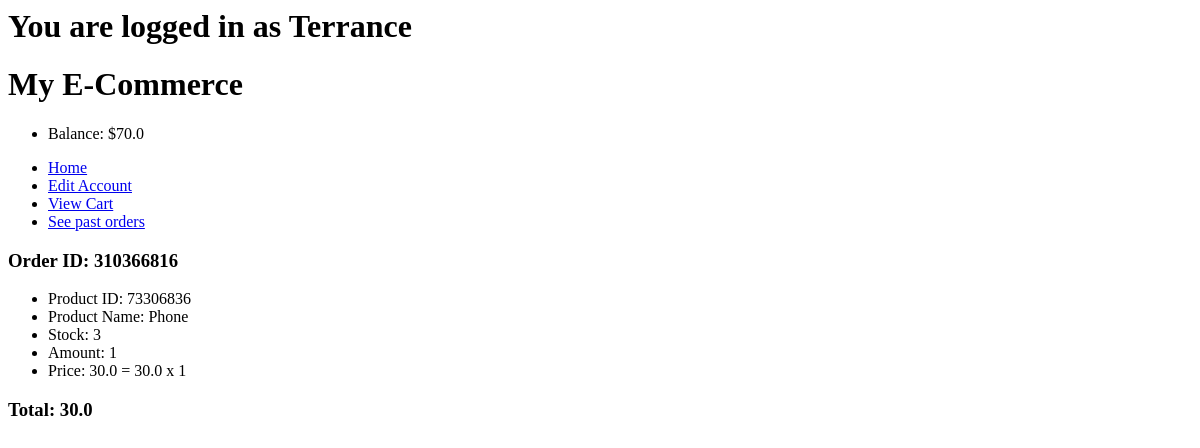
Page /925122535/buy/orders on the committed database.
### main/models.py (models this page shows, shortened)
class User(models.Model):
    userID = models.BigIntegerField(primary_key=True)
    username = models.CharField(max_length=50, unique=True)
    password = models.CharField(max_length=200)
    email = models.EmailField()
    role = models.SmallIntegerField()
    balance = models.FloatField(default=0)
    approved = models.BooleanField(default=False)

class Order(models.Model):
    orderID = models.BigIntegerField()
    buyer = models.ForeignKey(User, on_delete=models.CASCADE)
    date_bought=models.DateField(default=date.today())
    item = models.ForeignKey(Item, on_delete=models.CASCADE)
    amount = models.IntegerField()
    price = models.FloatField()
    totalPrice = models.FloatField(default=0.0)

class Item(models.Model):
    itemID = models.BigIntegerField(primary_key=True)
    name = models.CharField(max_length=200)
    category = models.CharField(max_length=100)
    image = models.ImageField(upload_to='main/static/images', default='p')
    description = models.CharField(max_length=300)
    price = models.FloatField(default=0.0)
    stock = models.IntegerField(default=0)
    seller = models.ForeignKey(User, on_delete=models.CASCADE)
    date_added=models.DateField(default=date.today())
    approved = models.BooleanField(default=False)

### main/views.py (the view)
# urls.py: path("buy/orders", views.viewOrders, name="viewCart"),
def viewOrders(request, UserID=0):
    userData = User.objects.get(userID=UserID)
    if(userData.role == 0):
        messages.add_message(request, messages.SUCCESS, "This account was rejected by an admin. Please create a new account")
        userData.delete()
    order = Order.objects.filter(buyer=userData)
    return render(request, "seeOrders.html", context={"userData":userData, "order":order})

### main/templates/seeOrders.html (shortened to what this page needs)
{% extends "base.html" %}
{%block content%}
    <h3>Order ID: {{order.first.orderID}}</h3>
    {%for item in order.all%}
        <ul>
            <li>Product ID: {{item.item.itemID}}</li>
            <li>Product Name: {{item.item.name}}</li>
            <li>Stock: {{item.item.stock}}</li>
            <li>Amount: {{item.amount}}</li>
            <li>Price: {{item.price}} = {{item.item.price}} x {{item.amount}}</li>
        </ul>
    {%endfor%}
    <h3>Total: {{order.first.totalPrice}}</h3>
{%endblock content%}

### main/templates/base.html (shortened to what this page needs)
{% load static %}
<link rel="stylesheet" href="{% static 'css/styles.css' %}">
<header>
    <div class="logo">
      {% if userData.username %}
      <h1>You are logged in as {{userData.username}}</h1>
      {% endif %}
      <h1>My E-Commerce</h1>
    </div>
    <nav>
        <ul>
            {%if not userData.userID%}
              <li><a href="/">Home</a></li>
              <li><a href="/login">Login</a></li>
              <li><a href="/create">Register</a></li>
            {%else%}
                <li><p>Balance: ${{userData.balance}}</p></li>
              <li><a href="/{{userData.userID}}/main">Home</a></li>
              <li><a href="/{{userData.userID}}/edit">Edit Account</a></li>
                {%if userData.role == 3%}
                    <li><a href="/{{userData.userID}}/auth/users">Authenticate users</a></li>
                    <li><a href="/{{userData.userID}}/auth/items">Authenticate items</a></li>
                {%elif userData.role == 2%}
                    <li><a href="/{{userData.userID}}/sell/makeItem">Add new product</a></li>
                    <li><a href="/{{userData.userID}}/sell/items">See and edit Products</a></li>
                    <li><a href="/{{userData.userID}}/sell/orders">See past ordered items</a></li>
                {%elif userData.role == 1%}
                    <li><a href="/{{userData.userID}}/buy/cart">View Cart</a></li>
                    <li><a href="/{{userData.userID}}/buy/orders">See past orders</a></li>
                {%endif%}
          </ul>
          {%endif%}
    </nav>
  </header>
{%if not userData.userID or userData.approved%}
  {%block content%}
  {%endblock content%}
{%endif%}

### rows in the picture
User: username "Terrance", balance "70.0"
Order: first.orderID "310366816", item.itemID "73306836", item.name "Phone", item.stock "3", amount "1", price "30.0", item.price "30.0", first.totalPrice "30.0"
